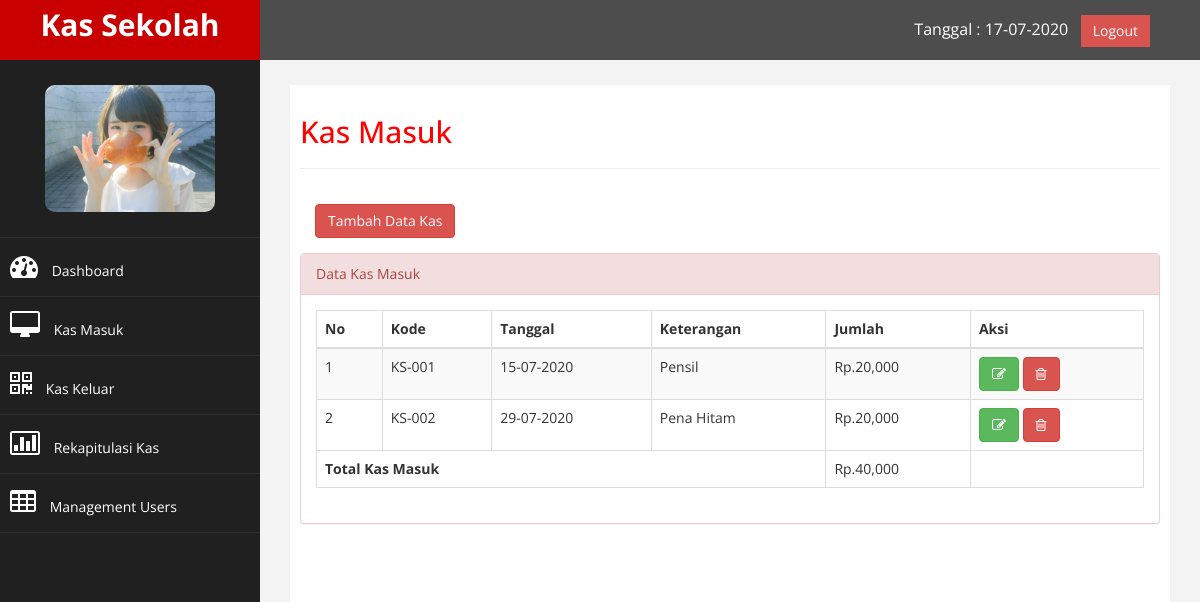
The page /index.php?p=masuk (signed in) on the database its author committed.
### tables this page shows
CREATE TABLE `tb_kas` (
  `id` int(11) NOT NULL,
  `kode` varchar(255) NOT NULL,
  `keterangan` varchar(100) NOT NULL,
  `tgl` date NOT NULL,
  `jumlah` int(11) NOT NULL,
  `jenis` varchar(30) NOT NULL,
  `keluar` int(11) NOT NULL
);

### page/kas_masuk/masuk.php (the view, shortened to what this page needs)
<?php
$tampilKas = $conn->query("SELECT * FROM tb_kas WHERE jenis = 'Masuk'") or die(mysqli_error($conn));
?>
<h2>Kas Masuk</h2>
<hr>
<div class="panel-body">
    <button class="btn btn-danger" data-toggle="modal" data-target="#myModal">
      Tambah Data Kas
    </button>
</div>
<div class="panel panel-danger">
    <div class="panel-heading">
         Data Kas Masuk
    </div>
    <div class="panel-body">
        <div class="table-responsive">
            <table class="table table-striped table-bordered table-hover" id="dataTables-example">
                <thead>
                    <tr>
                        <th>No</th>
                        <th>Kode</th>
                        <th>Tanggal</th>
                        <th>Keterangan</th>
                        <th>Jumlah</th>
                        <th>Aksi</th>
                    </tr>
                </thead>
                <tbody>
                <?php
                $no = 1;
                while($data = $tampilKas->fetch_assoc()) : ?>
								<tr>
									<td><?= $no++; ?></td>
									<td><?= $data['kode']; ?></td>
									<td><?= date('d-m-Y', strtotime($data['tgl'])); ?></td>
									<td><?= $data['keterangan']; ?></td>
									<td>Rp.<?= number_format($data['jumlah']); ?></td>
									<td>
										<a id="edit_data" data-toggle="modal" class="btn btn-success" data-target="#edit" data-id="<?= $data['id']; ?>" data-kode="<?= $data['kode']; ?>" data-ket="<?= $data['keterangan']; ?>" data-tgl="<?= $data['tgl']; ?>" data-jml="<?= $data['jumlah']; ?>"><i class="fa fa-edit"></i></a>
										<a href="?p=masuk&aksi=hapus&id=<?= $data['id']; ?>" class="btn btn-danger" onclick="return confirm('Yakin ?')"><i class="fa fa-trash-o"></i></a>
									</td>
								</tr>
								<?php
								$totalM = $totalM + $data['jumlah'];
								?>
                <?php endwhile; ?>
                </tbody>
                <tfoot>
                	<tr>
                		<th colspan="4">Total Kas Masuk</th>
                		<td>Rp.<?= number_format($totalM); ?></td>
                	</tr>
                </tfoot>
            </table>
        </div>
    </div>
</div>
<div class="panel-body">
</div>

### assets/css/custom.css (style rules this page uses)
body { font-family: 'Open Sans', sans-serif; }
h2 { color: #f00; }

### rows shown on the page
tb_kas: kode "KS-001", tgl "15-07-2020", keterangan "Pensil", jumlah "20,000"
tb_kas: kode "KS-002", tgl "29-07-2020", keterangan "Pena Hitam", jumlah "20,000"

### other values the page prints
$totalM "40,000"
